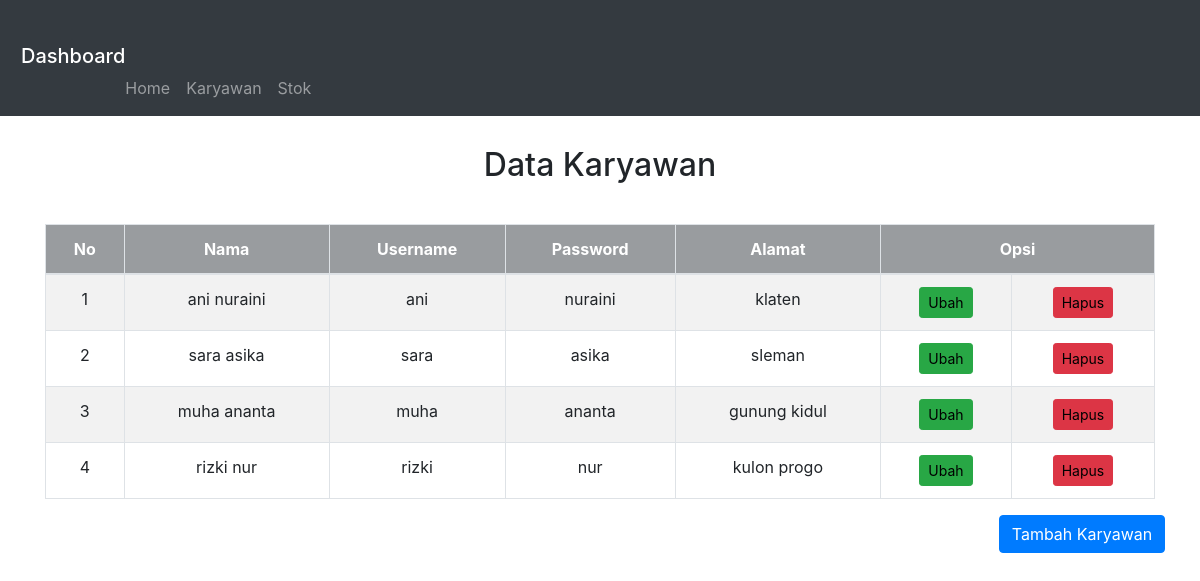
The app's page /admin/index.php?halaman=karyawan with its own data.
### tables this page shows
CREATE TABLE `karyawan` (
  `id_karyawan` int(11) NOT NULL,
  `nama` varchar(255) NOT NULL,
  `username` varchar(255) NOT NULL,
  `password` varchar(255) NOT NULL,
  `alamat` varchar(255) NOT NULL,
  PRIMARY KEY (`id_karyawan`)
);

### config/class.php (called while the page is built, shortened)
<?php
$con = new mysqli("localhost","root","","coba");
class karyawan{
	public $koneksi;
	function __construct($con){
		$this->koneksi = $con;
	}
	function ambil_karyawan()
	{
		$ambil=$this->koneksi->query("SELECT*FROM karyawan");
		while ($pecah = $ambil->fetch_assoc()) {
			$data[] = $pecah;
		}
		return $data;
	}
}
$karyawan = new karyawan($con);
?>

### admin/karyawan/karyawan.php (the view, shortened to what this page needs)
<center>
	<h2 style="margin-bottom: 40px">Data Karyawan</h2>
	<div>
		<table class="table table-bordered table-striped">
			<thead style="background-color: #999C9F">
				<tr style="text-align: center; color: white;font-weight: bold;">
					<td scope="col">No</td>
					<td scope="col">Nama</td>
					<td scope="col">Username</td>
					<td scope="col">Password</td>
					<td scope="col">Alamat</td>
					<td scope="col" colspan="2">Opsi</td>
				</tr>
			</thead>
			<tbody>
				<?php $data=$karyawan->ambil_karyawan() ?>
				<?php foreach ($data as $key => $value): ?>
					<tr style="text-align: center">
						<td><?php echo $value['id_karyawan']; ?></td>
						<td><?php echo $value['nama']; ?></td>
						<td><?php echo $value['username']; ?></td>
						<td><?php echo $value['password']; ?></td>
						<td><?php echo $value['alamat']; ?></td>
						<td><a href="index.php?halaman=ubah_karyawan&id=<?php echo $value['id_karyawan'];?>" class="btn btn-success btn-sm" style="color: black;" >Ubah</a></td>
						<td><a href="index.php?halaman=hapus_karyawan&id=<?php echo $value['id_karyawan'];?>" class="btn btn-danger btn-sm" style="color: black">Hapus</a></td>
					</tr>
				<?php endforeach ?>
			</tbody>
		</table>
		<div class="col-md-5">
		<button style="margin-left: 615px;margin-bottom: 30px" type="button" class="btn btn-primary" data-toggle="modal" data-target="#ModalTambah">Tambah Karyawan</button>
		</div>
	</center>

### admin/index.php (shortened to what this page needs)
<?php include '../config/class.php' ?>
<!DOCTYPE html>
<html>
<head>
	<link rel="stylesheet" type="text/css" href="../assets/css/bootstrap.css">
</head>
<body>
	<nav class="navbar navbar-expand-lg navbar-dark bg-dark">
		<a class="navbar-brand" href="#"><span class="navbar-brand mb-0 h1" style="padding-left: 5px;margin-top: -50px">Dashboard</span></a>
		<div class="collapse navbar-collapse" style="margin-top: 60px; margin-left:-40px " id="navbarSupportedContent">
			<ul class="navbar-nav mr-auto ">
				<li class="nav-item">
					<a class="nav-link" href="index.php">Home <span class="sr-only">(current)</span></a>
				</li>
				<li class="nav-item">
					<a class="nav-link" href="index.php?halaman=karyawan">Karyawan</a>
				</li>
				<li class="nav-item">
					<a class="nav-link" href="index.php?halaman=barang">Stok</a>
				</li>
			</ul>
		</div>
	</nav>
	<div>
		<div class="container" style="padding-top: 30px;">
			<?php
			if (!isset($_GET['halaman'])) {
				include 'home.php';
			}
			else{
				if ($_GET['halaman']=="karyawan") {
					include 'karyawan/karyawan.php';
				}
				elseif ($_GET['halaman']=="hapus_karyawan") {
					include 'karyawan/hapus_karyawan.php';
				}
				elseif($_GET['halaman']=="ubah_karyawan"){
					include 'karyawan/ubah_karyawan.php';
				}
				elseif ($_GET['halaman']=="barang") {
					include 'barang/barang.php';
				}
			}
			?>
		</div>
	</div>
</body>
</html>

### records on screen
karyawan: id_karyawan "1", nama "ani nuraini", username "ani", password "nuraini", alamat "klaten"
karyawan: id_karyawan "2", nama "sara asika", username "sara", password "asika", alamat "sleman"
karyawan: id_karyawan "3", nama "muha ananta", username "muha", password "ananta", alamat "gunung kidul"
karyawan: id_karyawan "4", nama "rizki nur", username "rizki", password "nur", alamat "kulon progo"
